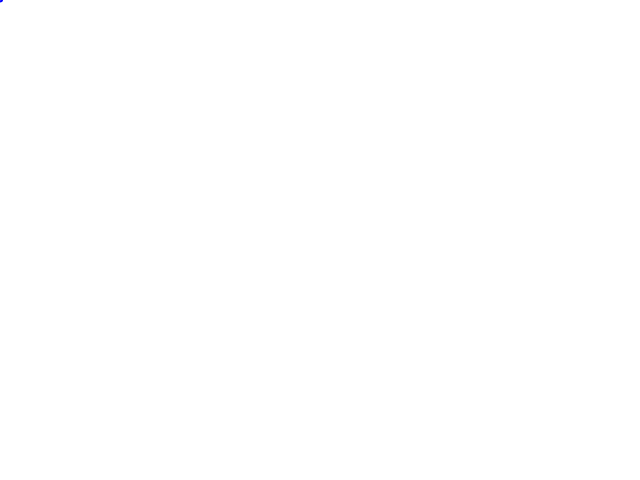
Frame 1 (no input)
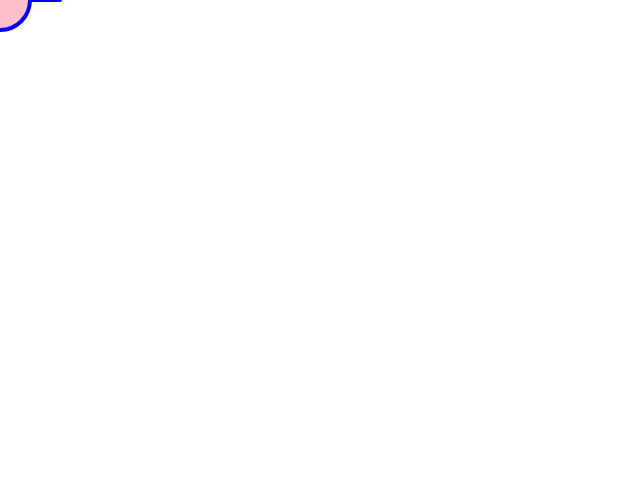
Frame 60 (no input)
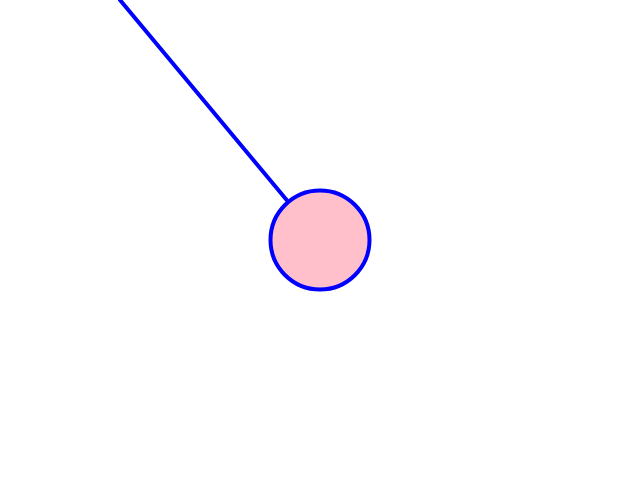
Frame 120 (the mouse pressed at the canvas centre since frame 60)

The p5.js sketch that drew these frames (run headless with seeded random() and noise() and a simulated clock; from frame 60 on, the mouse is pressed at the canvas centre):

// p5.js sketch
// ── sketch.js
var x = 0;
var y = 0;
var r = 5;

function setup() {
    createCanvas(640, 480);
}

function draw() {
    background("white");
    
    strokeWeight(4);
    stroke("blue");
    
    if (mouseX > width/2) {
        fill("lightblue");
    } else {
        fill("pink");
    }
    
    
    if (frameCount < 100) {
        r = frameCount;
    }
    
    if (x < width) {
        x++;
    } else {
        if (y < height) {
            y++;
        }
    }
    if (y == height) {
        x -= 2;
    }
    if (x == 0) {
        y -=2;
    }
    
    line(mouseX, mouseY, x, y);
    ellipse(mouseX, mouseY, r, r);
}
